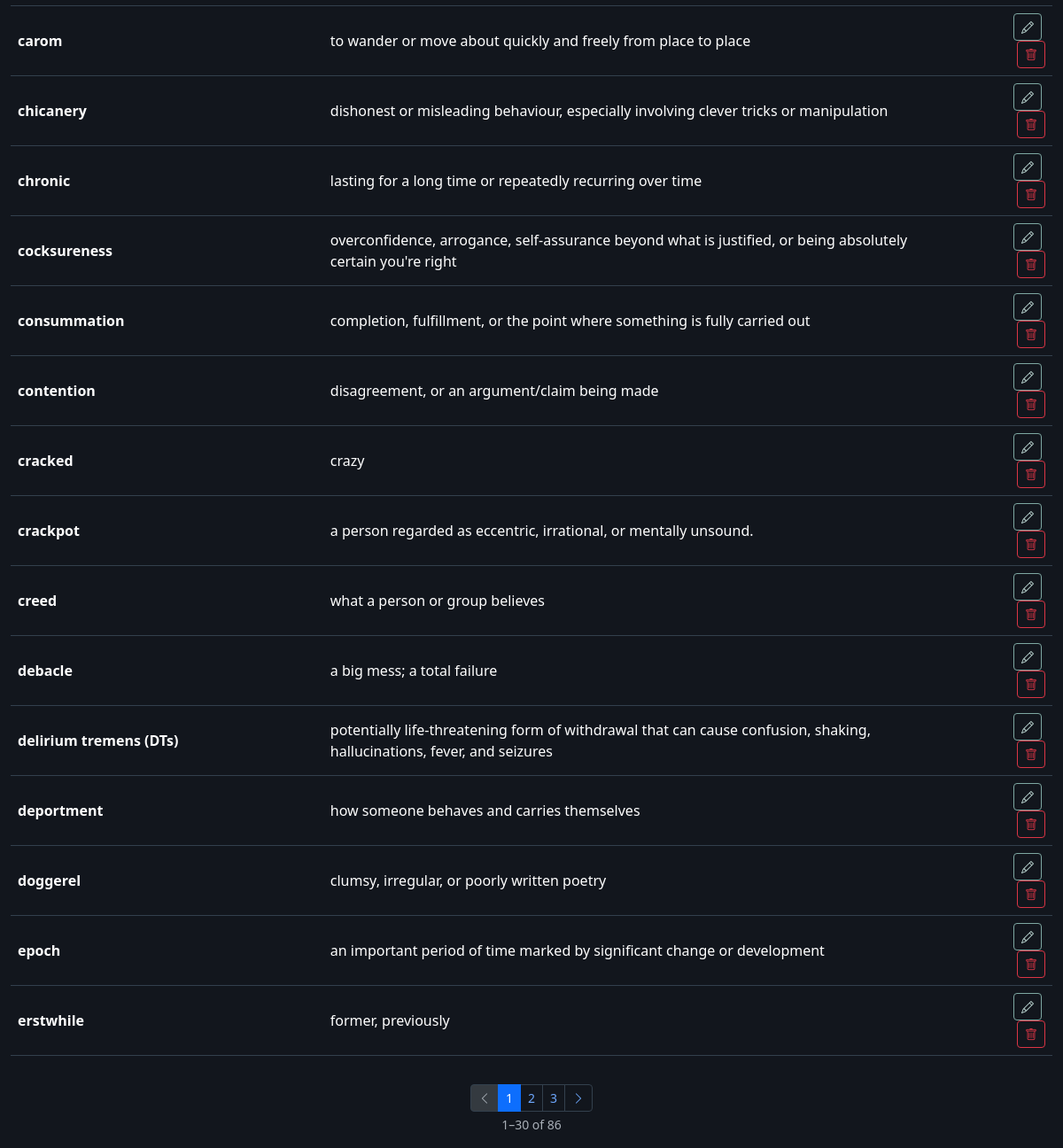
The page /dictionary (lower part) on the database as committed earlier.
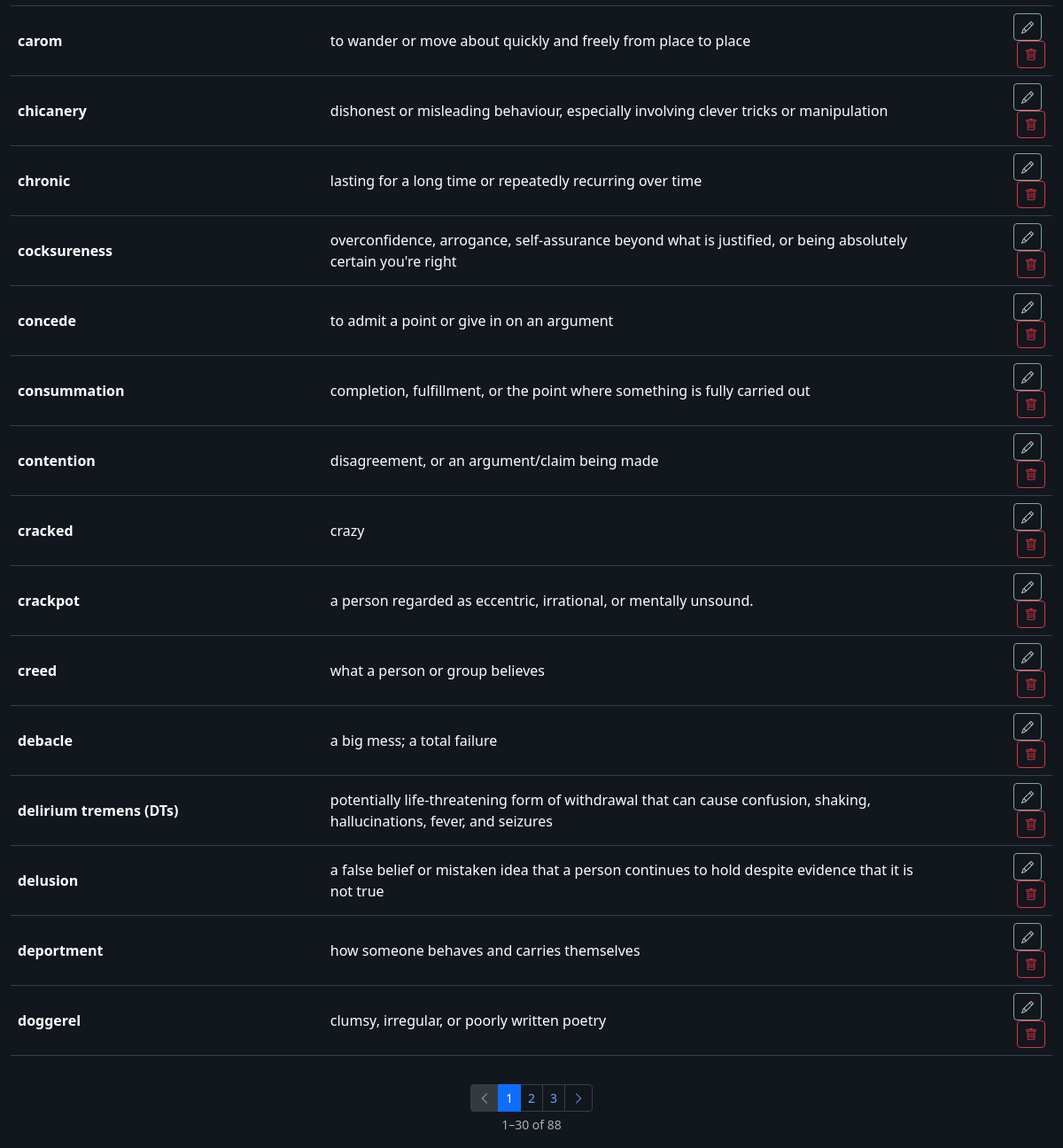
The same page on the database as committed later.
### app/models.py (models this page shows)
class Dictionary(db.Model):
    __tablename__ = 'dictionary'
    id = db.Column(db.Integer, primary_key=True)
    word_phrase = db.Column(db.String(500), nullable=False)
    meaning = db.Column(db.Text, nullable=False)
    notes = db.Column(db.Text)
    created_at = db.Column(db.DateTime, default=datetime.utcnow)
    locations = db.relationship('DictionaryLookup', backref='entry', lazy=True, cascade='all, delete-orphan')
    def to_dict(self):
        return {
            'id': self.id,
            'word_phrase': self.word_phrase,
            'meaning': self.meaning,
            'notes': self.notes,
            'created_at': self.created_at.isoformat() if self.created_at else None,
        }

### app/routes/main.py (the view)
@main_bp.route('/dictionary')
def dictionary():
    from ..models import Dictionary
    pg = request.args.get('pg', 1, type=int)
    search_q = request.args.get('q', '').strip()
    query = Dictionary.query.order_by(Dictionary.word_phrase)
    if search_q:
        like = f'%{search_q}%'
        query = query.filter(
            Dictionary.word_phrase.ilike(like) | Dictionary.meaning.ilike(like)
        )
    pagination = query.paginate(page=pg, per_page=30, error_out=False)
    return render_template('dictionary.html', theme=get_theme(), entries=pagination.items,
                           pagination=pagination, search_q=search_q)

### app/routes/main.py (called while the page is built)
def get_theme():
    s = Setting.query.filter_by(key='theme').first()
    return s.value

### app/templates/dictionary.html (shortened to what this page needs)
{% extends 'base.html' %}
{% from '_pagination.html' import render as paginate %}
{% block content %}
<div class="table-responsive">
  <table class="table table-hover align-middle" id="dictTable">
    <tbody>
      {% for e in entries %}
      <tr data-id="{{ e.id }}">
        <td class="fw-semibold">{{ e.word_phrase }}</td>
        <td>{{ e.meaning }}</td>
        <td class="text-muted small">{{ e.notes or '' }}</td>
        <td class="text-end">
          <button class="btn btn-sm btn-outline-primary me-1"
                  onclick="openDictModal({{ e.to_dict()|tojson }})">
            <i class="bi bi-pencil"></i>
          </button>
          <button class="btn btn-sm btn-outline-danger"
                  onclick="deleteDict({{ e.id }})">
            <i class="bi bi-trash"></i>
          </button>
        </td>
      </tr>
      {% else %}
      <tr><td colspan="4" class="text-muted text-center">No entries yet.</td></tr>
      {% endfor %}
    </tbody>
  </table>
</div>
{{ paginate(pagination, 'main.dictionary', extra_args={'q': search_q}) }}
{% endblock %}

Rows that differ between the two databases and show on the page:
no longer on this page (row unchanged): Dictionary: word_phrase "epoch", meaning "an important period of time marked by significant change or development"
no longer on this page (row unchanged): Dictionary: word_phrase "erstwhile", meaning "former, previously"
added Dictionary: word_phrase "concede", meaning "to admit a point or give in on an argument"
added Dictionary: word_phrase "delusion", meaning "a false belief or mistaken idea that a person continues to hold despite evidence that it is not true"
Other text that changed with them:
{{ pagination.total }}: "86" → "88"
